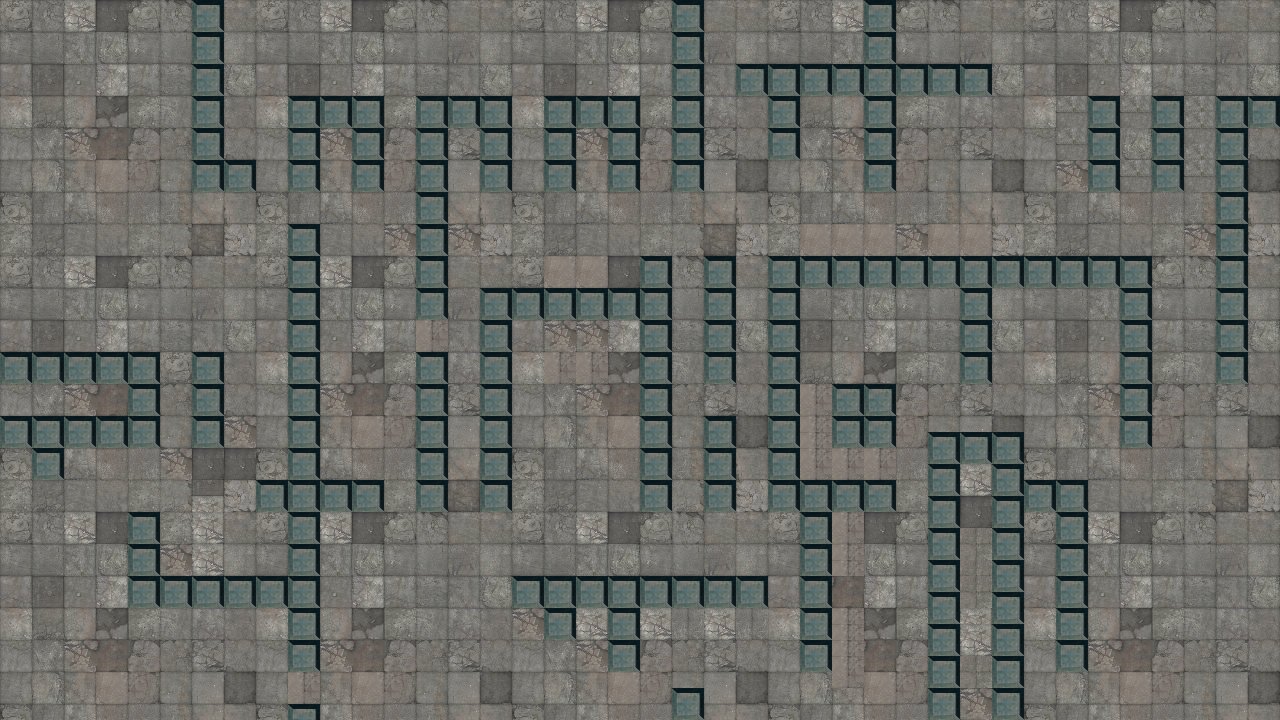

The image is a tile-based game level rendered from a .tmx file. Its description and source (layers, tilesets, objects; grid data summarised) follow:
An orthogonal 80x45 tile map with 16x16 px tiles, 1 tile layer (Tile Layer 1), 2 tilesets.

<map version="1.0" orientation="orthogonal" width="80" height="45" tilewidth="16" tileheight="16">
 <tileset firstgid="1" name="Tile0" tilewidth="16" tileheight="16">
  <image source="../assets/Tile0.png" width="256" height="256" />
  <tile id="0">
   <properties>
    <property name="walk" value="true" />
   </properties>
  </tile>
 </tileset>
 <tileset firstgid="257" name="Wall0" tilewidth="16" tileheight="16">
  <image source="../assets/Wall0.png" width="32" height="32" />
 </tileset>
 <layer name="Tile Layer 1" width="80" height="45">
  <data>[3600 cells, 3600 non-empty, 260 distinct tile ids]</data>
 </layer>
</map>